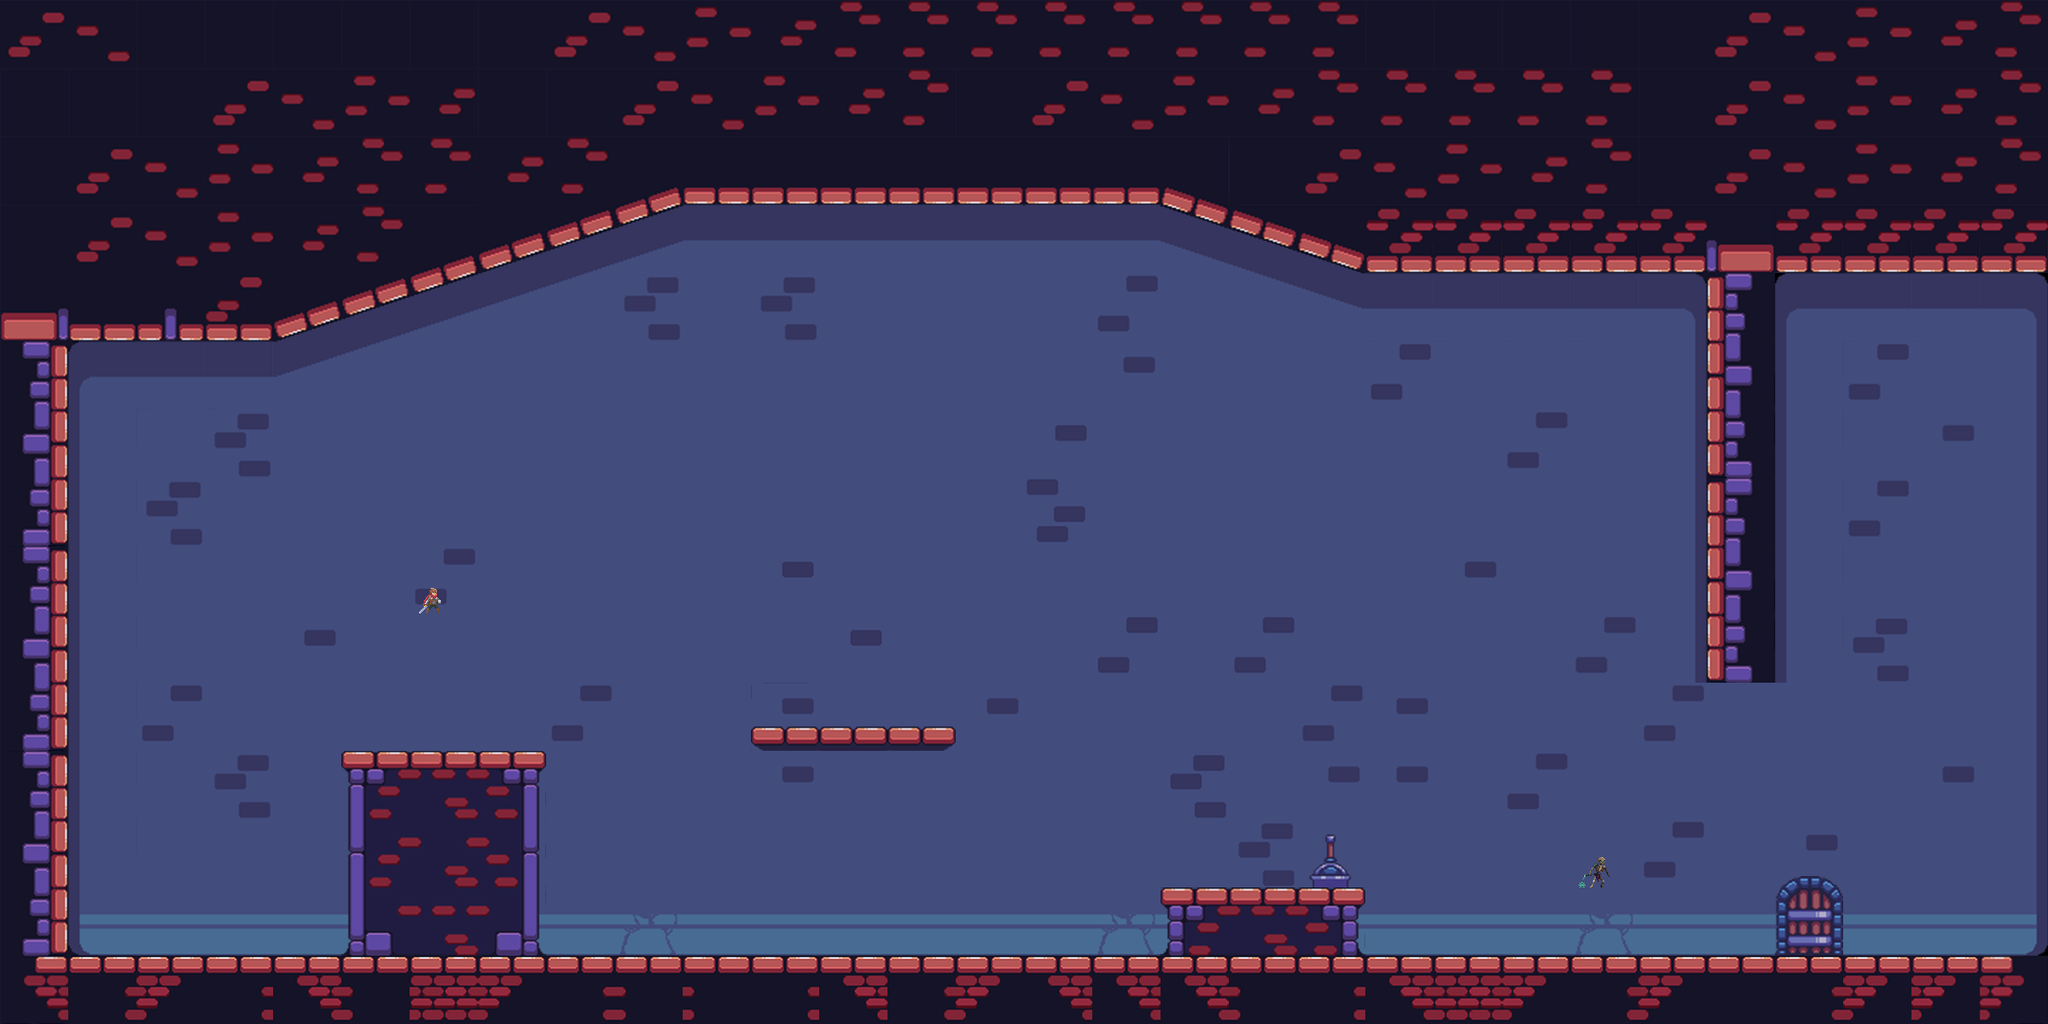

The image is a tile-based game level rendered from a .tmx file. Its description and source (layers, tilesets, objects; grid data summarised) follow:
An orthogonal 30x15 tile map with 72x72 px tiles, 4 tile layers (background, ground, prompts, visual_help), 4 tilesets and 15 objects.

<map version="1.10" tiledversion="1.10.2" orientation="orthogonal" renderorder="right-down" width="30" height="15" tilewidth="72" tileheight="72" infinite="0" nextlayerid="20" nextobjectid="89">
 <tileset firstgid="1" source="Ground_bigger.tsx" />
 <tileset firstgid="271" source="Prompts.tsx" />
 <tileset firstgid="377" source="Ground.tsx" />
 <tileset firstgid="394" source="Background.tsx" />
 <layer id="10" name="background" width="30" height="15">
  <data>[450 cells, 445 non-empty, 29 distinct tile ids]</data>
 </layer>
 <layer id="1" name="ground" width="30" height="15">
  <data>[450 cells, 185 non-empty, 54 distinct tile ids]</data>
 </layer>
 <layer id="5" name="prompts" width="30" height="15">
  <data>[450 cells, 7 non-empty, 4 distinct tile ids]</data>
 </layer>
 <layer id="19" name="visual_help" width="30" height="15">
  <data>[450 cells, 4 non-empty, 4 distinct tile ids]</data>
 </layer>
 <objectgroup id="7" name="floor">
  <object id="35" x="72" y="1008" width="2052" height="72" />
  <object id="50" x="1225" y="936" width="214" height="8" />
  <object id="52" x="794" y="766" width="212" height="11" />
  <object id="58" x="363" y="792" width="209" height="10" />
 </objectgroup>
 <objectgroup id="8" name="roof">
  <object id="51" x="1225" y="944" width="214" height="11" />
  <object id="53" x="794" y="777" width="212" height="12" />
  <object id="57" x="362" y="802" width="211" height="7" />
 </objectgroup>
 <objectgroup id="9" name="walls">
  <object id="39" x="0" y="360" width="72" height="648" />
  <object id="40" x="1800" y="288" width="72" height="432" />
 </objectgroup>
 <objectgroup id="11" name="player">
  <object id="60" x="451" y="630" width="33" height="40" />
 </objectgroup>
 <objectgroup id="12" name="enemies">
  <object id="88" x="1656" y="864" />
 </objectgroup>
 <objectgroup id="13" name="boundaries">
  <object id="79" x="941" y="938" width="71" height="72" />
  <object id="87" x="2088" y="936" width="72" height="72" />
 </objectgroup>
 <objectgroup id="17" name="exit">
  <object id="83" x="1872" y="936" width="72" height="72" />
 </objectgroup>
 <objectgroup id="18" name="levers">
  <object id="84" x="1368" y="864" width="72" height="72" />
 </objectgroup>
</map>
